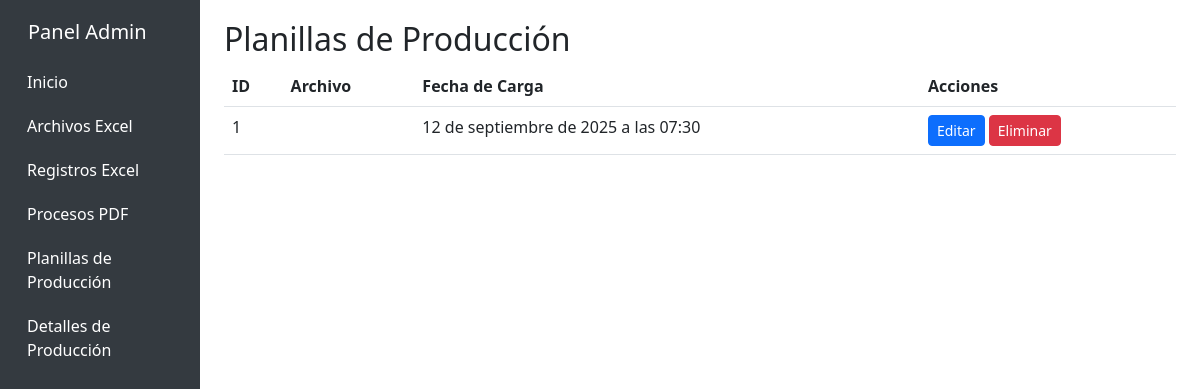
Before: /secretadmin/production/ with the older database file.
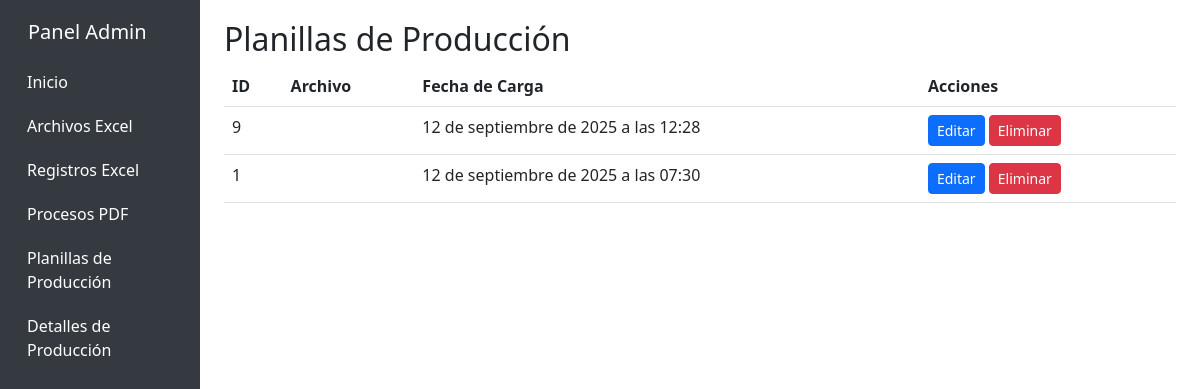
After: the same page with the newer database file.
### production_sheets/models.py (models this page shows, shortened)
class ProductionSheet(models.Model):
    ORIGIN_CHOICES = [
        ('BANDA_1_2', 'Banda 1 y 2'),
        ('BANDA_4', 'Banda 4'),
    ]
    excel_file = models.FileField(
        upload_to='production_sheets/',
        validators=[FileExtensionValidator(allowed_extensions=['xlsx'])]
    )
    origin = models.CharField(max_length=10, choices=ORIGIN_CHOICES)
    manifest_number = models.CharField(max_length=100)
    packing_date = models.DateField()
    upload_date = models.DateTimeField(auto_now_add=True)
    processed = models.BooleanField(default=False)
    class Meta:
        constraints = []

### backend/admin_views.py (the view)
# urls.py: path('production/', admin_views.ProductionSheetListView.as_view(), name='production_sheet_list'),
class ProductionSheetListView(AdminViewMixin, ListView):
    model = ProductionSheet
    template_name = 'admin/production_sheet_list.html'
    context_object_name = 'sheets'
    ordering = ['-upload_date']
    paginate_by = 100

### backend/admin_views.py (called while the page is built)
    def test_func(self):
        return True

### backend/templates/admin/production_sheet_list.html (shortened to what this page needs)
{% extends "admin/base.html" %}
{% block content %}
<h2>Planillas de Producción</h2>
<table class="table">
    <thead>
        <tr>
            <th>ID</th>
            <th>Archivo</th>
            <th>Fecha de Carga</th>
            <th>Acciones</th>
        </tr>
    </thead>
    <tbody>
        {% for sheet in sheets %}
        <tr>
            <td>{{ sheet.id }}</td>
            <td>{{ sheet.file.name }}</td>
            <td>{{ sheet.upload_date }}</td>
            <td>
                <a href="{% url 'custom_admin:production_sheet_edit' sheet.pk %}" class="btn btn-sm btn-primary">Editar</a>
                <a href="{% url 'custom_admin:production_sheet_delete' sheet.pk %}" class="btn btn-sm btn-danger">Eliminar</a>
            </td>
        </tr>
        {% empty %}
        <tr>
            <td colspan="4">No hay planillas de producción disponibles.</td>
        </tr>
        {% endfor %}
    </tbody>
</table>
{% endblock %}

Changed rows visible on the page:
added ProductionSheet: id "9", upload_date "12 de septiembre de 2025 a las 12:28"
